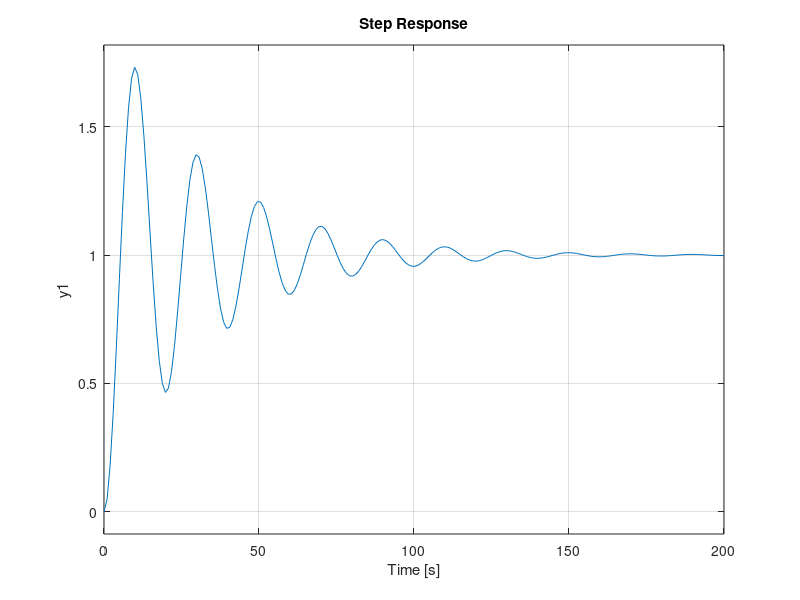
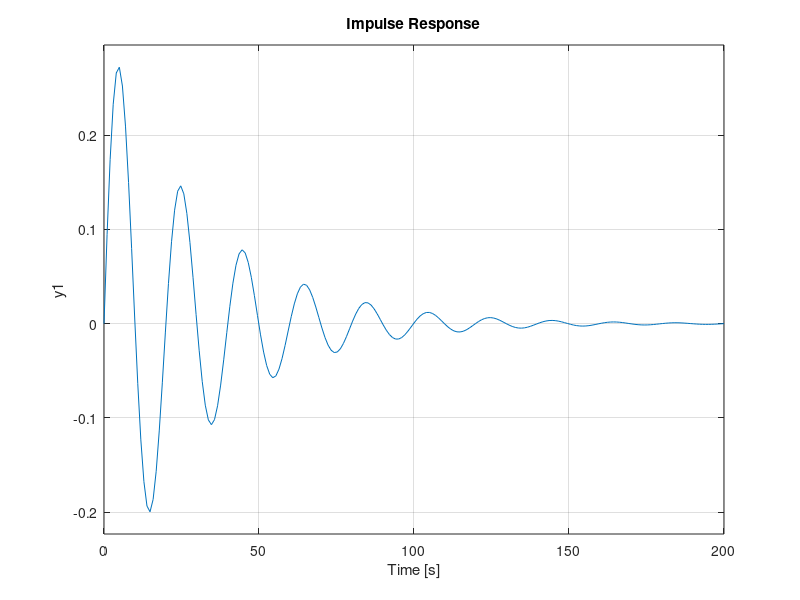
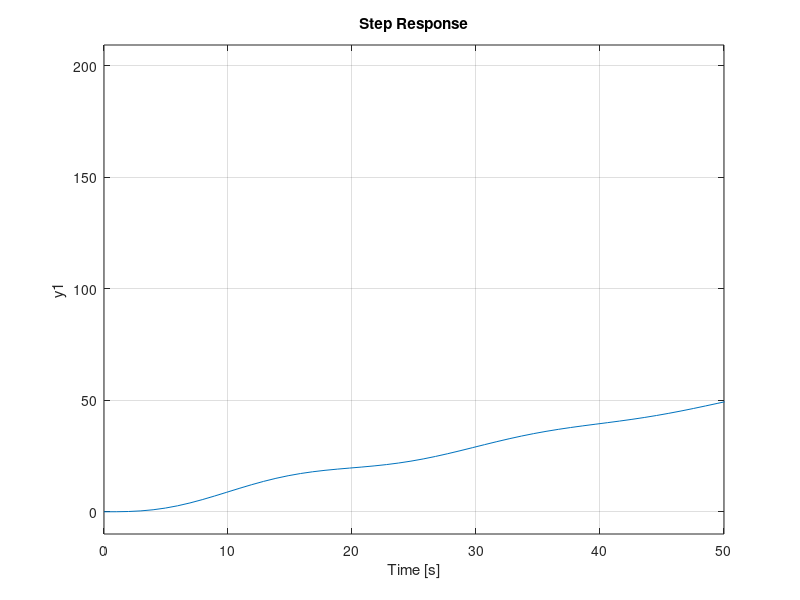

These figures' MATLAB source, in order: (Note: this script raises an error after producing the figures.)
s = tf('s');

T = 10;

n=1;
den=[T T/16 1];
G = tf(n,den);
figure(1)
step(G);
figure(2)
impulse(G);
figure(3)
step(G/s); 
xlim([0 50]);


s1 = stepinfo(G);
disp(s1);
[y,t]=step(G);
sserror=(1-y(end));